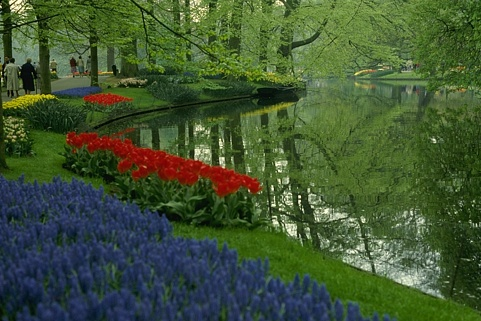
%> input picture optimal_cut_example/140055.jpg, 481 x 321 px
$ octave --eval "result = WatershedRGBBraid(imread('140055.jpg'));"   (GNU Octave 9; MATLAB toolbox functions it lacks are replaced by stand-ins)
%> lines starting %> are read from the running program, lines starting %| are printed output that depends on the picture
function [Wmats] = WatershedRGBBraid(I)

I = imresize(I,2,'nearest');
numDim = size(I,3);
%> numDim = 3
dimMinimaMats = zeros(size(I,1), size(I,2));
sumI = zeros(size(I,1), size(I,2));
Wmats = zeros(size(I,1), size(I,2));
for i=1:numDim
    dimMinimaMats(:,:,i) = imregionalmin(I(:,:,i));
    sumI = sumI + gradient(double(I(:,:,i)));
end
%> this loop made 3 passes
%> pass 1, in WatershedRGBBraid, `sumI = sumI + gradient(double(I(:,:,i)));`:
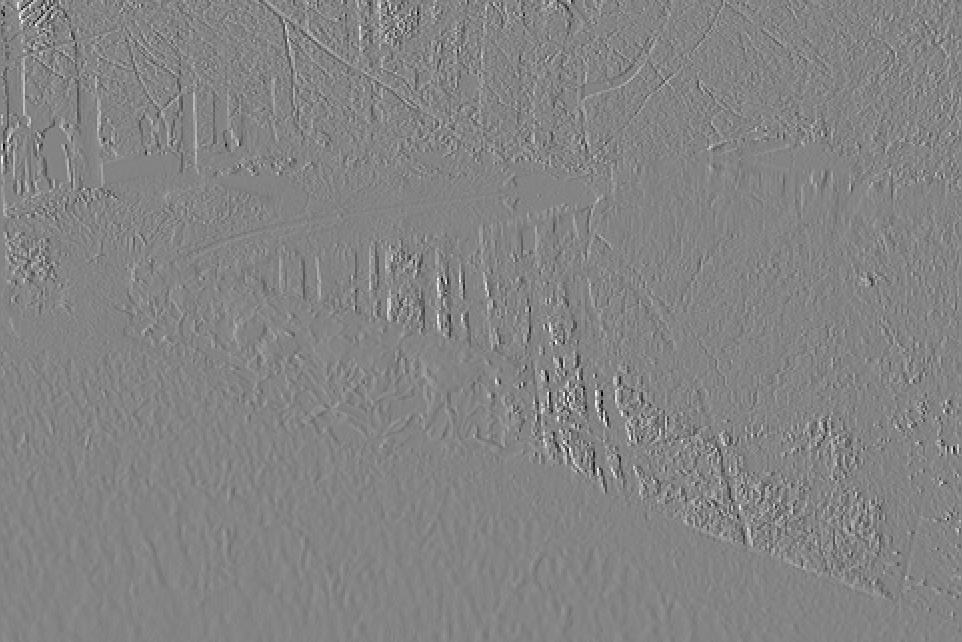
%> sumI: size 642x962 double; min -103, max 96, mean 0; drawn with min black and max white
%> after the loop:
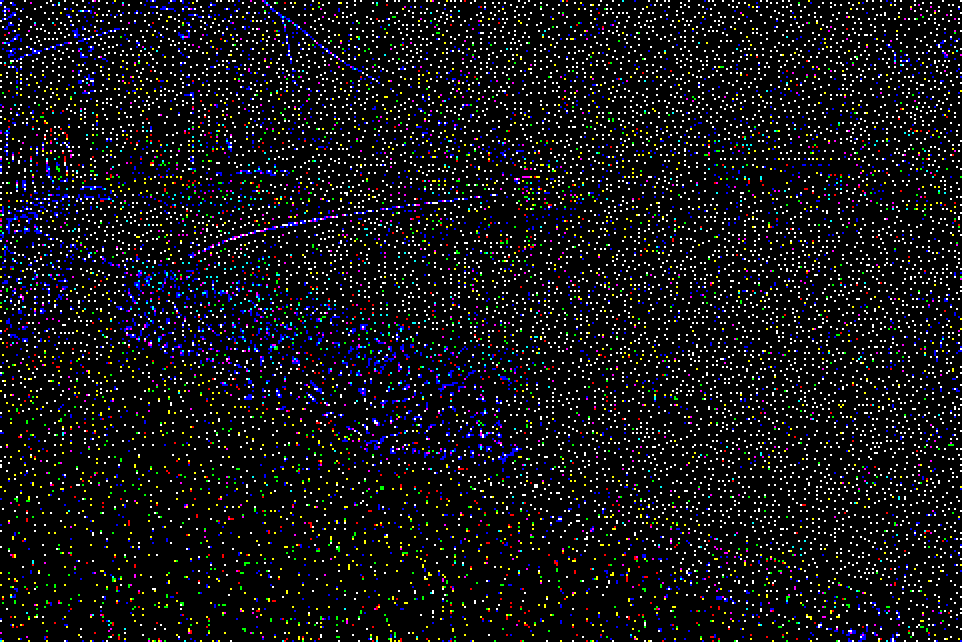
%> dimMinimaMats: size 642x962x3 double; mean R, G, B 0.067, 0.0662, 0.0812

for i=1:numDim
    Wmats(:,:,i) = watershed(imimposemin(sumI,dimMinimaMats(:,:,i)));
    imwrite(Wmats(:,:,i)==0, ['wshed' num2str(i) '.png']);
end
%> this loop made 3 passes
%> pass 1, in WatershedRGBBraid, `imwrite(Wmats(:,:,i)==0, ['wshed' num2str(i) '.png']);`:
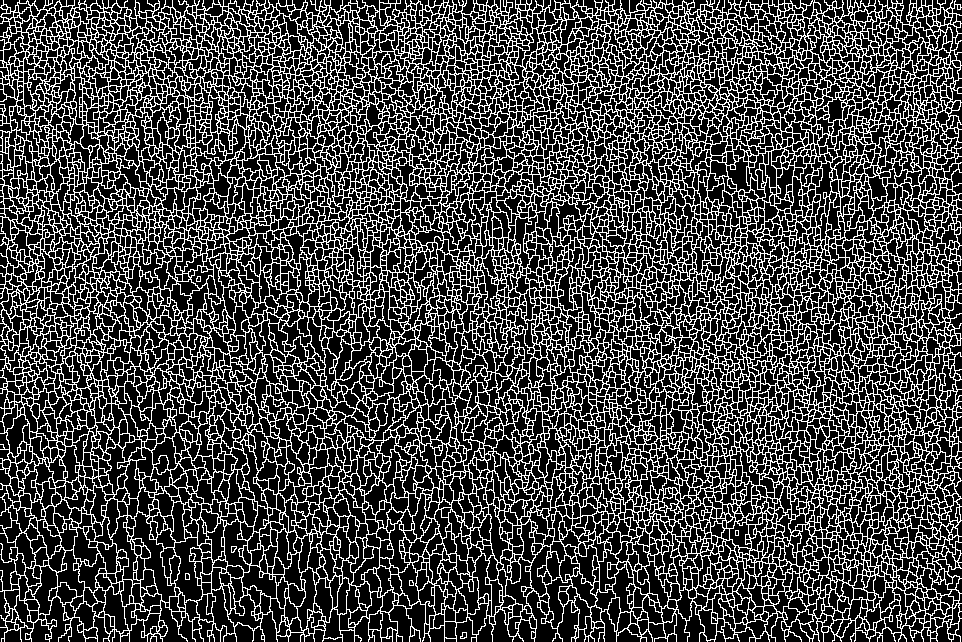
%> saved as wshed1.png: size 642x962 logical; 27.3% white in thin lines or dots
%> pass 2, in WatershedRGBBraid, `imwrite(Wmats(:,:,i)==0, ['wshed' num2str(i) '.png']);`:
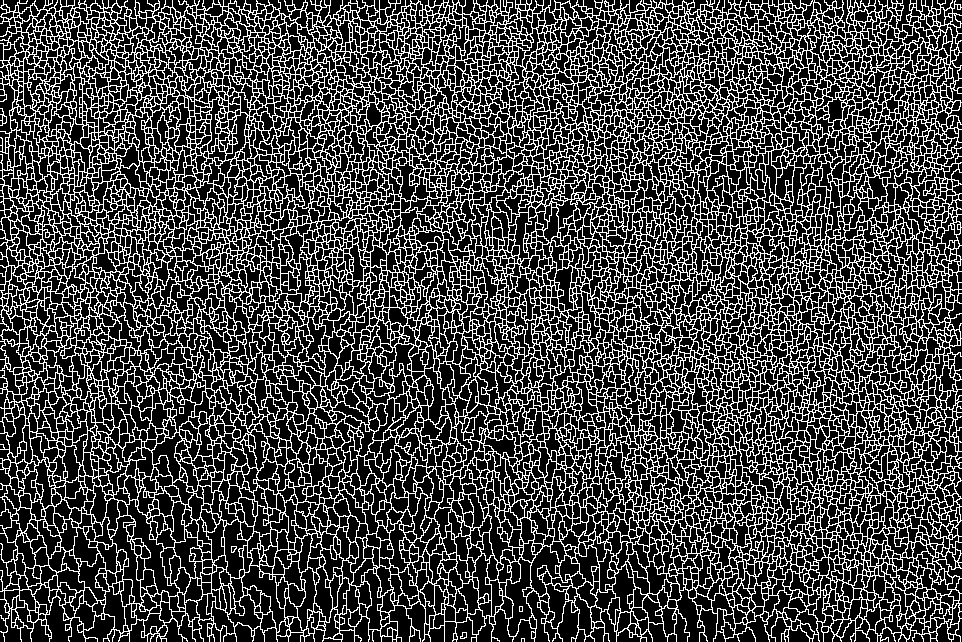
%> saved as wshed2.png: size 642x962 logical; 27.2% white in thin lines or dots
%> after the loop:
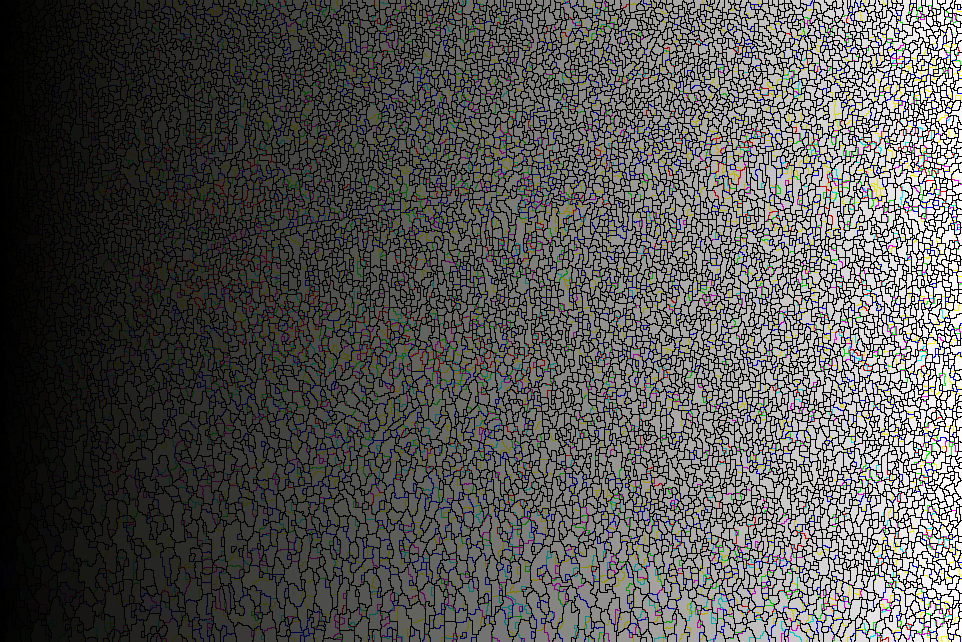
%> Wmats: size 642x962x3 double; mean R, G, B 3199.1, 3190, 3102.6; drawn with min black and max white

$ run again, on optimal_cut_example/187029.jpg
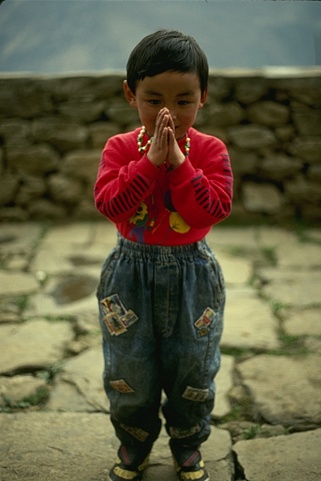
%> input picture optimal_cut_example/187029.jpg, 321 x 481 px
%> the loop in WatershedRGBBraid, `for i=1:numDim` made 3 passes
%> pass 1, in WatershedRGBBraid, `imwrite(Wmats(:,:,i)==0, ['wshed' num2str(i) '.png']);`:
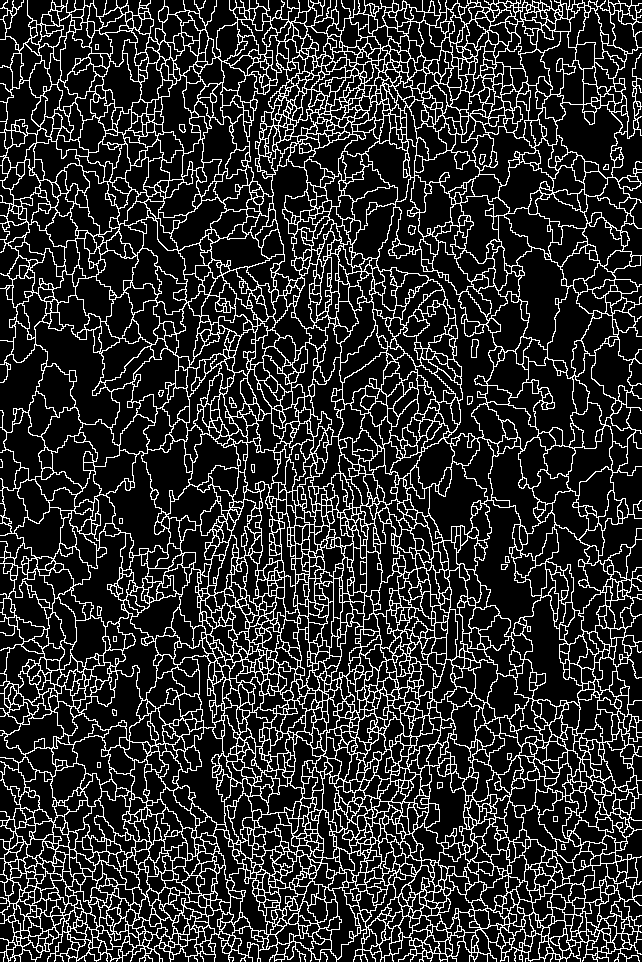
%> saved as wshed1.png: size 962x642 logical; 17.7% white in thin lines or dots
%> after the loop in WatershedRGBBraid, `for i=1:numDim`:
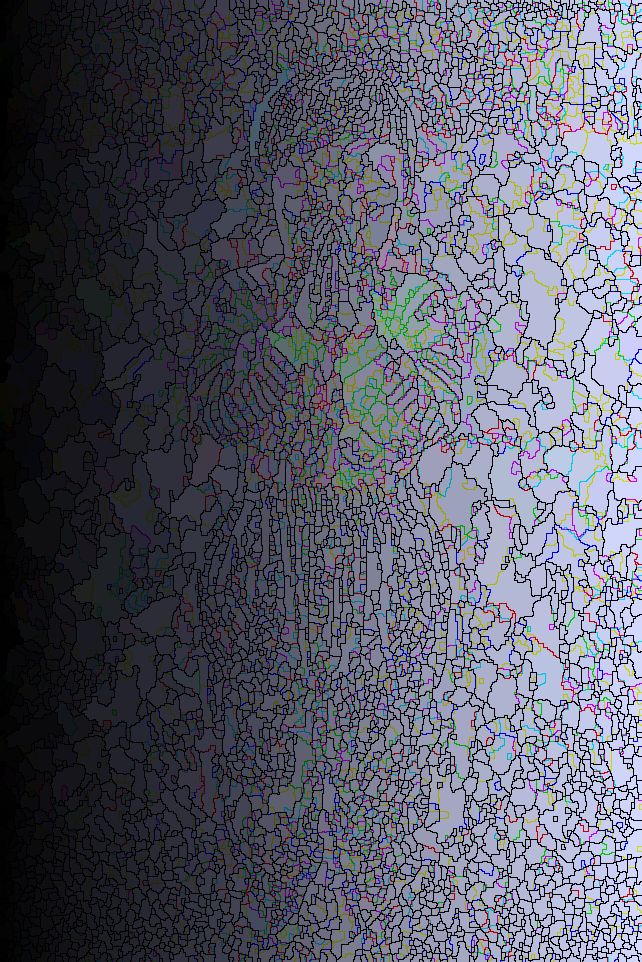
%> Wmats: size 962x642x3 double; mean R, G, B 1610.7, 1641.8, 1889; drawn with min black and max white

$ run again, on optimal_cut_example/25098.jpg
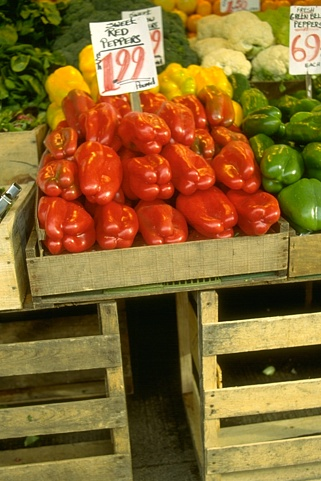
%> input picture optimal_cut_example/25098.jpg, 321 x 481 px
%> the loop in WatershedRGBBraid, `for i=1:numDim` made 3 passes
%> pass 1, in WatershedRGBBraid, `imwrite(Wmats(:,:,i)==0, ['wshed' num2str(i) '.png']);`:
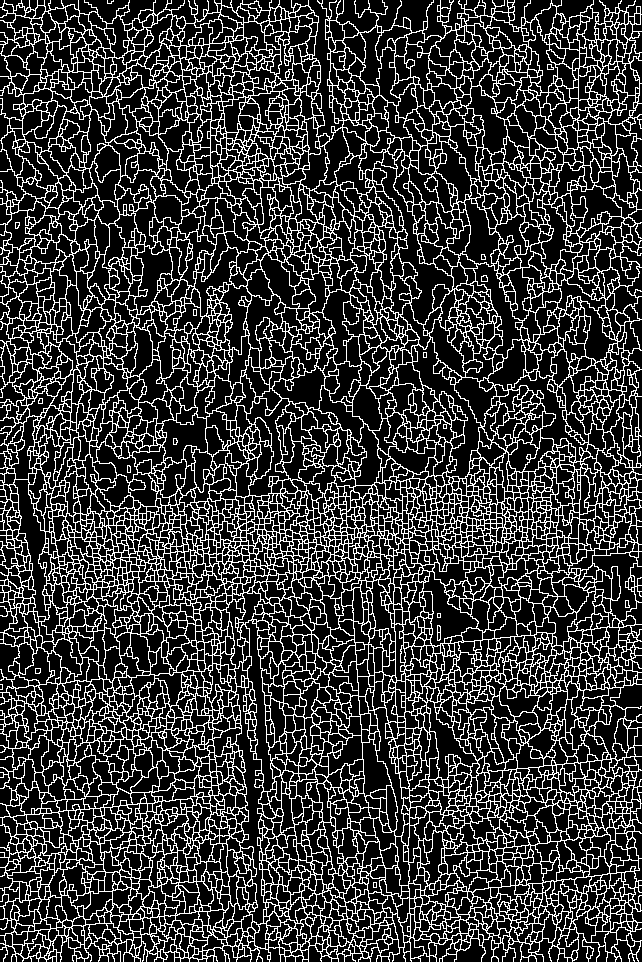
%> saved as wshed1.png: size 962x642 logical; 22.4% white in thin lines or dots
%> after the loop in WatershedRGBBraid, `for i=1:numDim`:
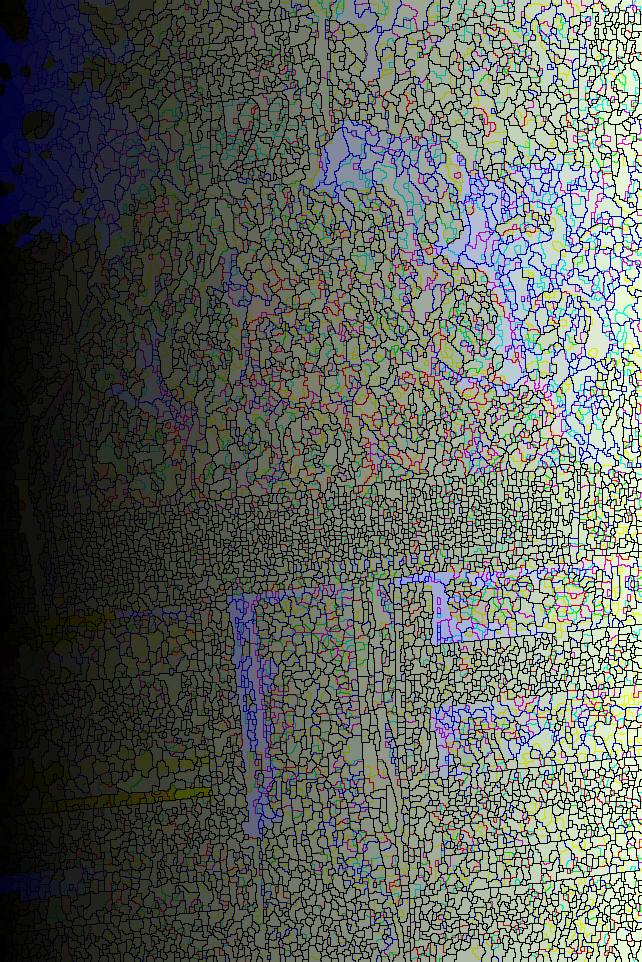
%> Wmats: size 962x642x3 double; mean R, G, B 2476.4, 2610.2, 2453.9; drawn with min black and max white
